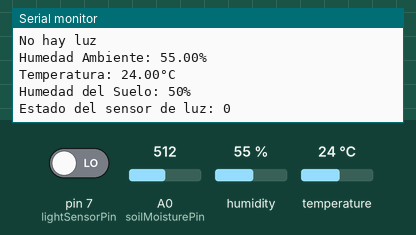
Bench run of a sketch on a simulated Arduino Uno, built with avr-gcc and run on an emulated ATmega328P. Parts: the last lines printed to the serial monitor. The inputs (shaded band) are chosen by the test bench; at power-on: A0 (soilMoisturePin) = 512, pin 7 (lightSensorPin) LOW, humidity 55 %, temperature 24 °C.

Above: at 10.5 s.
10.6 s: A0 (soilMoisturePin) set to 12
At 10.6 s:
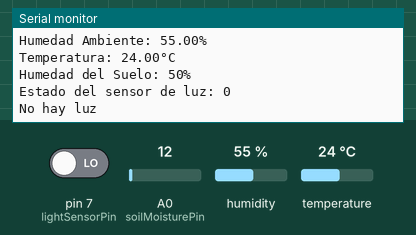
16.7 s: A0 (soilMoisturePin) set to 9
At 17.4 s:
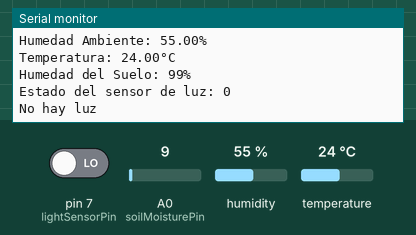
Timing chart, 0 to 19.7 s (numbered marks = the images above; inputs shaded):
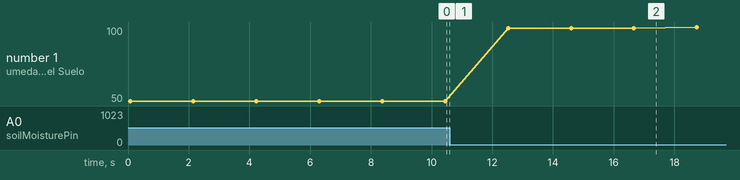

Measured:
- plotted number 1: 50 → 99 after the input at 10.6 s, 99 → 100 after the input at 16.7 s

The sketch:

sensorSueloTemperaturaHumedadAmbienteLuz.ino
```cpp
#include <DHT.h>

// Definir los pines de los sensores
#define DHTPIN 8            // Pin digital conectado al DHT11
#define DHTTYPE DHT11       // Definir el tipo de sensor DHT
#define soilMoisturePin A0  // Pin analógico para el sensor de humedad del suelo
#define lightSensorPin 7    // Pin digital para el sensor de luz LM393

// Crear instancia del sensor DHT
DHT dht(DHTPIN, DHTTYPE);

void setup() {
  Serial.begin(9600);
  dht.begin();  // Inicializar el DHT11
  pinMode(lightSensorPin, INPUT); // Configurar el pin del sensor de luz como entrada
}

void loop() {
  // Leer y mostrar la humedad y temperatura del ambiente
  float humedadAmbiente = dht.readHumidity();
  float temperatura = dht.readTemperature();

  if (isnan(humedadAmbiente) || isnan(temperatura)) {
    Serial.println("Error leyendo el DHT11");
  } else {
    Serial.print("Humedad Ambiente: ");
    Serial.print(humedadAmbiente);
    Serial.println("%");
    Serial.print("Temperatura: ");
    Serial.print(temperatura);
    Serial.println("°C");
  }

  // Leer y mostrar la humedad del suelo
  int valorHumedadSuelo = map(analogRead(soilMoisturePin), 0, 1023, 100, 0);
  Serial.print("Humedad del Suelo: ");
  Serial.print(valorHumedadSuelo);
  Serial.println("%");

  // Leer y mostrar el estado del sensor de luz
  int estadoLuz = digitalRead(lightSensorPin);
  Serial.print("Estado del sensor de luz: ");
  Serial.println(estadoLuz);  // Mostrar el estado digital directamente

  if (estadoLuz == HIGH) {
    Serial.println("Luz detectada");
  } else {
    Serial.println("No hay luz");
  }

  delay(2000); // Espera 2 segundos entre lecturas
}
```
